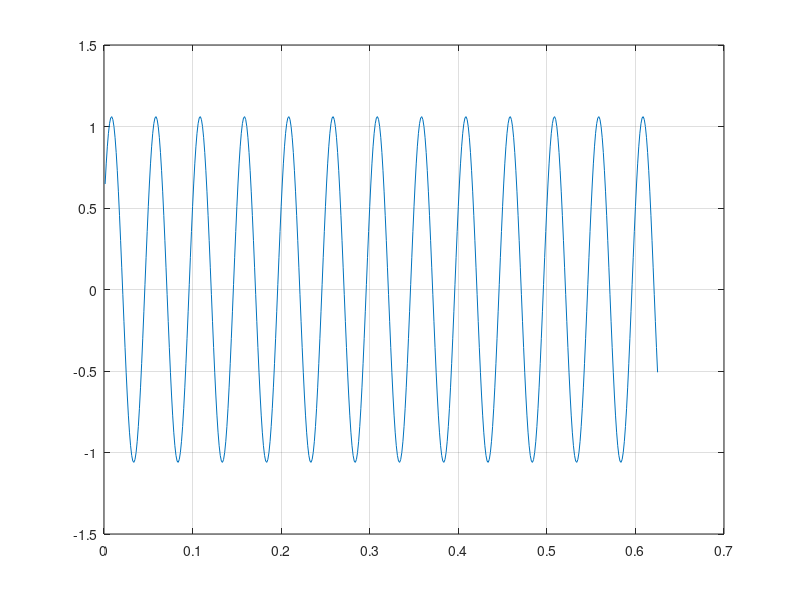

This figure's MATLAB source:
%% 3.2 Vectorization
clear,clc
dt = 1/800; 
XX = rand(1,3).*exp(2i*pi*rand(1,3));
freq = 20; 
% ccsum= zeros(1,500);

%tt
tt = dt.* (1:500);
xx = [1:1:1];
tt = tt .* xx;

%ccsum
Ak = abs(XX)' * ones(1,500);
phik = angle(XX)' * ones(1,500);
ccsum = sum(Ak.*cos(2.*pi.*freq.*tt+phik));

plot(tt,ccsum) %-- Plot the sum sinusoid
grid on, zoom on, shg